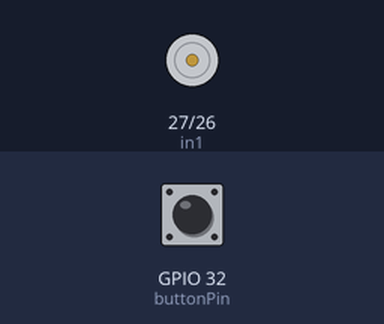
Recording of a sketch running on a simulated ESP32. On the bench: motor-driver pin pairs drawn as motors (green arrow = first pin HIGH = forward, orange = second pin HIGH = backward, longer = more drive, scaled by the enable pin). The inputs (shaded band) are chosen by the test bench; at power-on: GPIO 32 (buttonPin) HIGH.

Above: at 1.2 s.
1.3 s: GPIO 32 (buttonPin) pulled LOW for 0.15 s
At 1.9 s:
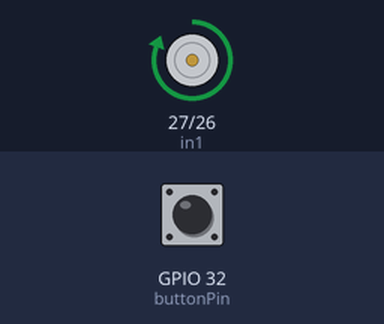
2.9 s: GPIO 32 (buttonPin) pulled LOW for 1 s
At 4.4 s:
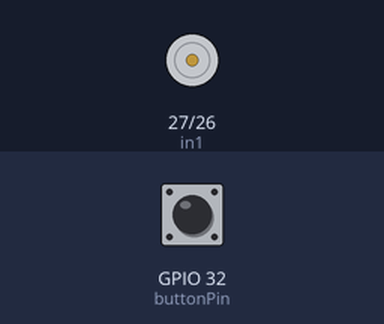
5.4 s: GPIO 32 (buttonPin) pulled LOW for 3.2 s
At 6.3 s:
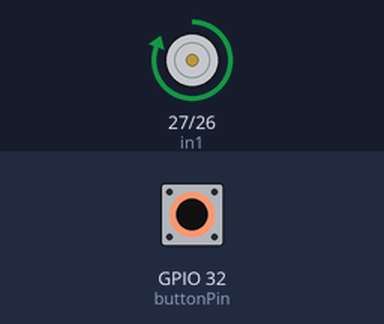
Timing chart, 0 to 8.4 s (numbered marks = the images above; inputs shaded):
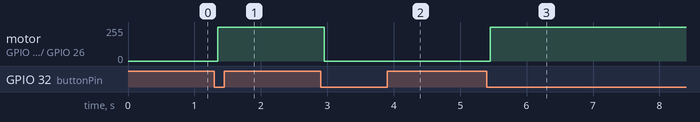

Measured:
- after the input at 1.3 s, motor on GPIO 27 (in1) / GPIO 26 (in2): stopped → forward 255/255 after 0.05 s
- after the input at 2.9 s, motor on GPIO 27 (in1) / GPIO 26 (in2): forward 255/255 → stopped after 0.05 s
- after the input at 5.4 s, motor on GPIO 27 (in1) / GPIO 26 (in2): stopped → forward 255/255 after 0.05 s

The sketch:

Test5C.ino
```cpp
#include <WiFi.h>
#include <WiFiUdp.h>

// Wi-Fi Network credentials
const char* ssid = "ESP32_Motor";
const char* password = "password123";

WiFiUDP udp;
const int localPort = 1234;
char packetBuffer[255];

// Motor Driver & Button Pins
const int enA = 14;
const int in1 = 27;
const int in2 = 26;
const int buttonPin = 32;

bool motorRunning = false;
bool lastButtonState = HIGH;

void setup() {
  pinMode(enA, OUTPUT);
  pinMode(in1, OUTPUT);
  pinMode(in2, OUTPUT);
  pinMode(buttonPin, INPUT_PULLUP);

  digitalWrite(in1, LOW);
  digitalWrite(in2, LOW);
  digitalWrite(enA, LOW);

  // Create the Wi-Fi Network
  WiFi.softAP(ssid, password);
  udp.begin(localPort);
}

void loop() {
  // 1. Physical Button Backup
  bool currentButtonState = digitalRead(buttonPin);
  if (currentButtonState == LOW && lastButtonState == HIGH) {
    delay(50);
    motorRunning = !motorRunning;
    updateMotor();
  }
  lastButtonState = currentButtonState;

  // 2. Wi-Fi Packet Reading Logic
  int packetSize = udp.parsePacket();
  if (packetSize) {
    int len = udp.read(packetBuffer, 255);
    if (len > 0) {
      packetBuffer[len] = 0; // Null terminate the string
    }
    String command = String(packetBuffer);
    command.trim();

    if (command == "1") {
      motorRunning = true;
      updateMotor();
    } else if (command == "0") {
      motorRunning = false;
      updateMotor();
    }
  }
}

void updateMotor() {
  if (motorRunning) {
    digitalWrite(in1, HIGH);
    digitalWrite(in2, LOW);
    digitalWrite(enA, HIGH);
  } else {
    digitalWrite(in1, LOW);
    digitalWrite(in2, LOW);
    digitalWrite(enA, LOW);
  }
}
```
